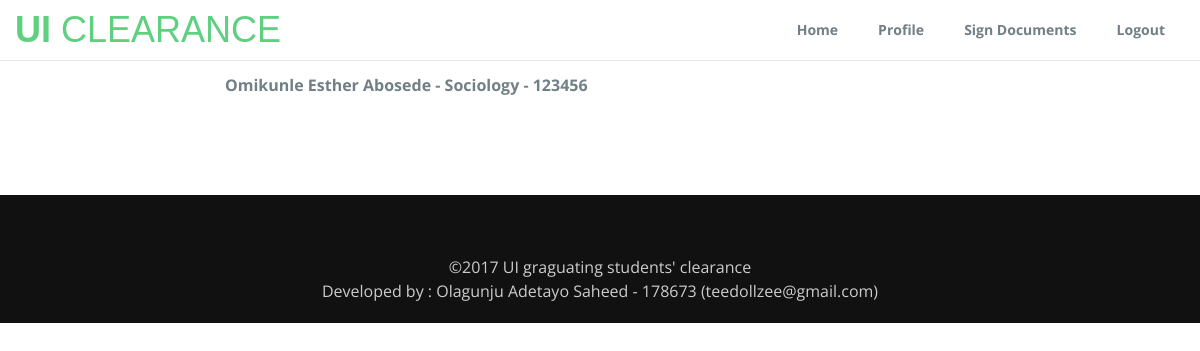
/views/details.php?stud_id=5 (signed in), run on the app's committed database.
### tables this page shows
CREATE TABLE IF NOT EXISTS `student` (
  `id` int(10) unsigned NOT NULL,
  `surname` varchar(255) NOT NULL,
  `othername` varchar(255) NOT NULL,
  `home_address` varchar(255) NOT NULL,
  `email` varchar(255) NOT NULL,
  `phone_number` varchar(255) NOT NULL,
  `matric_no` varchar(255) NOT NULL,
  `password` varchar(255) NOT NULL,
  `faculty` varchar(255) NOT NULL,
  `department` varchar(255) NOT NULL,
  `hall` varchar(255) NOT NULL
);

CREATE TABLE IF NOT EXISTS `department` (
  `id` int(10) unsigned NOT NULL,
  `fac_id` int(11) NOT NULL,
  `name` varchar(255) NOT NULL
);

### class/Staff.php (called while the page is built, shortened)
<?php
class Staff {
	public $handle;
	public $db_name = "onlineclearance";
	public function __construct(){
		$this->handle = $this->dbEngine();
	}
	public function dbEngine(){
		try{
			$this->handle = new PDO("mysql:host=localhost;dbname=$this->db_name","root","");
				$this->handle->setAttribute(PDO::ATTR_ERRMODE,PDO::ERRMODE_EXCEPTION);
		}
		catch(PDOException $e){
			echo $e->getMessage();
		}
		return $this->handle;
	}
	public function select_student_data($student_id)
	{
		try
		{
			$this->stmt = $this->handle->prepare("SELECT student.*, department.name AS dept FROM student, department WHERE student.id = :stud_id AND department.id = student.department ");
			$this->stmt->execute(array('stud_id' => $student_id));
			$student_data = $this->stmt->fetch();
			return $student_data;
		}
		catch(PDOException $e)
		{
			echo $e->getMessage();
		}
	}
}
?>

### views/details.php (the view, shortened to what this page needs)
<?php
require_once "../public/staffheader.php";
$stud_id = $_GET['stud_id'];
$stud_data = $staff_object->select_student_data($stud_id);
?>
    <div class="container">
    <div class="row">
    <div class="col-md-2"></div>
    <div class="col-md-8">
      <marquee><b> <?php echo $stud_data['surname']." ".$stud_data['othername']." - ".$stud_data['dept']." - ".$stud_data['matric_no'] ?></b></marquee>
     </div>
     <div class="col-md-2"></div>
     </div>
     <br><br>
            <br><br>
        </div>
<?php
require_once "../public/footer.php";
?>

### data on the page
student: surname "Omikunle", othername "Esther Abosede", department.name "Sociology", matric_no "123456"
